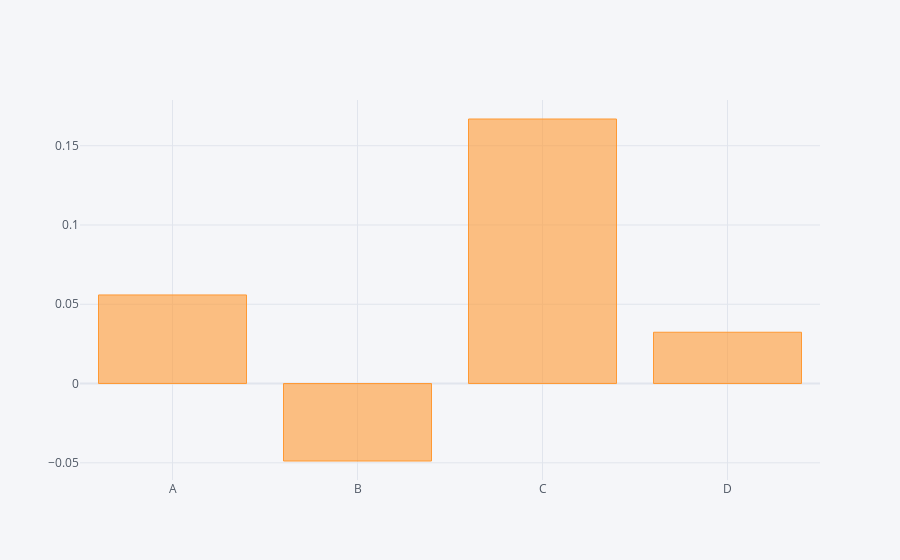

Write notebook code for a chart like this one.
### Code cell
df.mean().iplot(kind='bar')

### Figure 1 — Plotly figure (JSON) as saved in the notebook; plotly's stock layout.template omitted (floating-point values rounded to 4 significant figures)
{"data": [{"marker": {"color": "rgba(255, 153, 51, 0.6)", "line": {"color": "rgba(255, 153, 51, 1.0)", "width": 1}}, "name": "None", "orientation": "v", "text": "", "type": "bar", "x": ["A", "B", "C", "D"], "y": [0.05587, -0.04885, 0.1669, 0.03236]}], "layout": {"legend": {"bgcolor": "#F5F6F9", "font": {"color": "#4D5663"}}, "paper_bgcolor": "#F5F6F9", "plot_bgcolor": "#F5F6F9", "title": {"font": {"color": "#4D5663"}}, "xaxis": {"gridcolor": "#E1E5ED", "showgrid": true, "tickfont": {"color": "#4D5663"}, "title": {"font": {"color": "#4D5663"}, "text": ""}, "zerolinecolor": "#E1E5ED"}, "yaxis": {"gridcolor": "#E1E5ED", "showgrid": true, "tickfont": {"color": "#4D5663"}, "title": {"font": {"color": "#4D5663"}, "text": ""}, "zerolinecolor": "#E1E5ED"}}}
